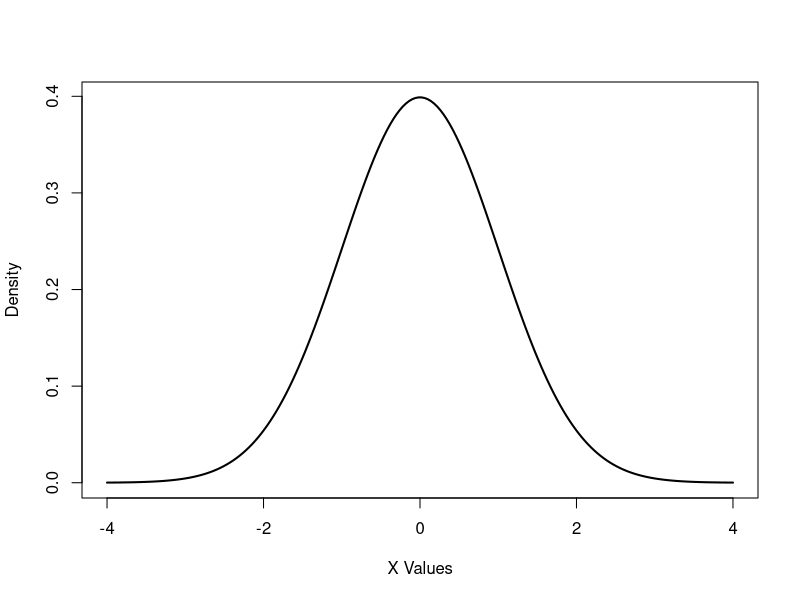
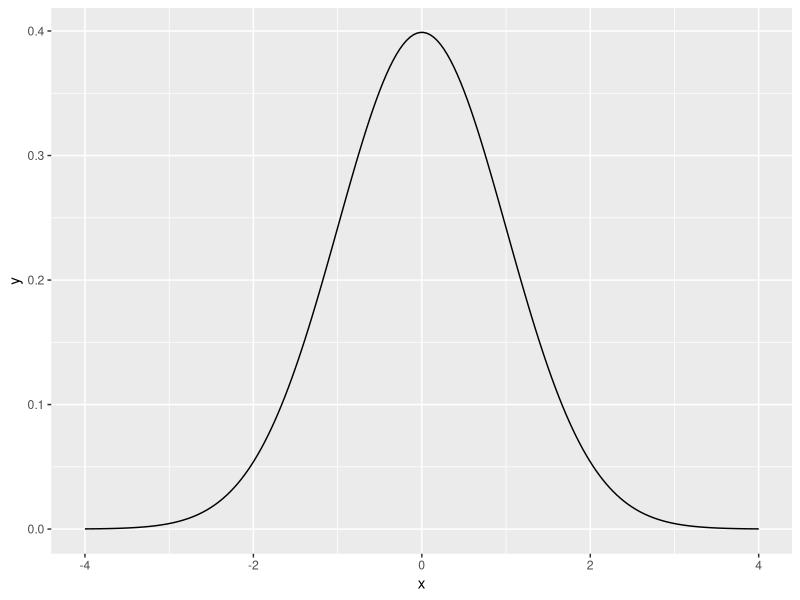
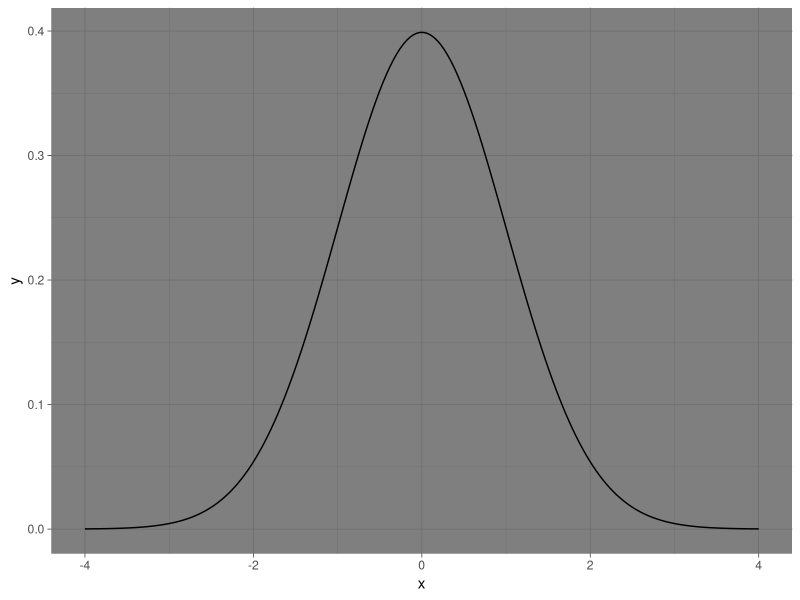
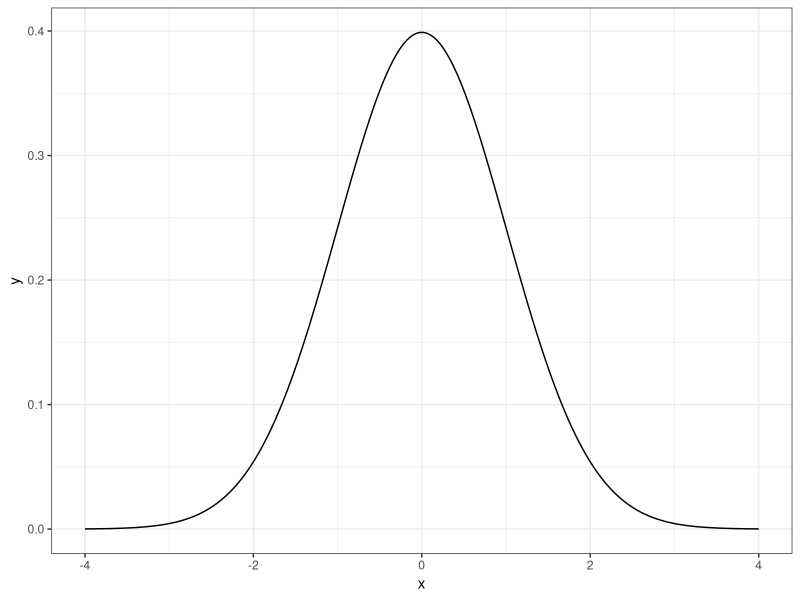
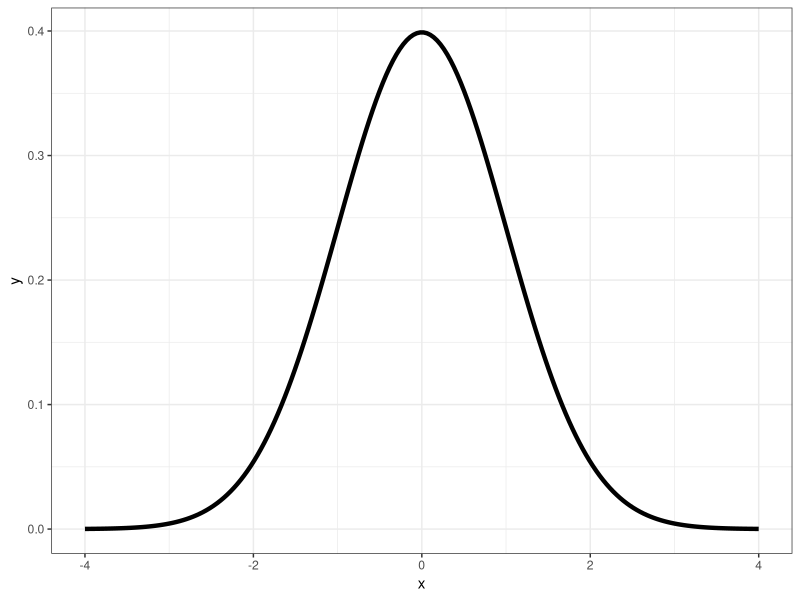
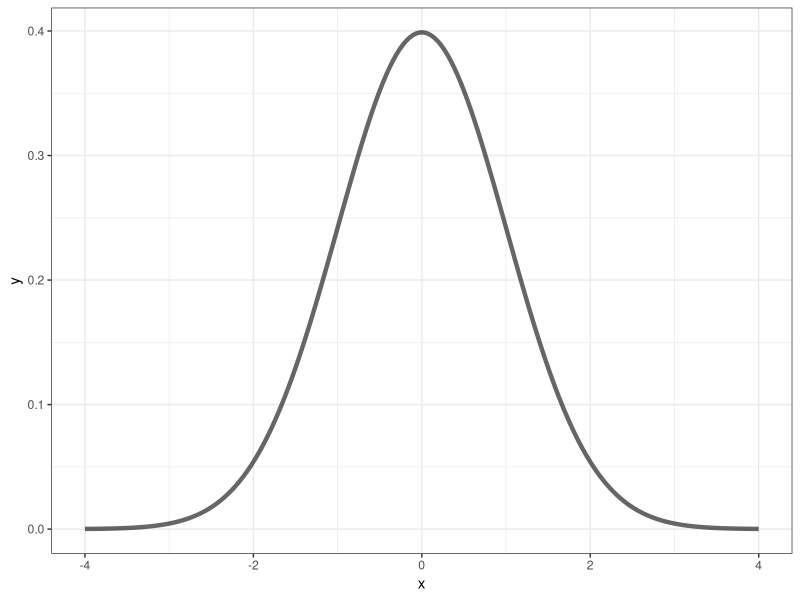
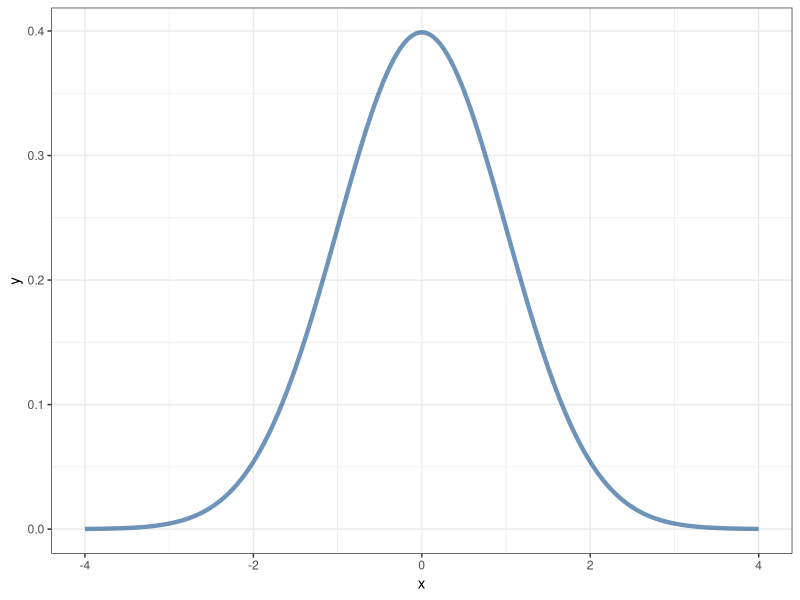
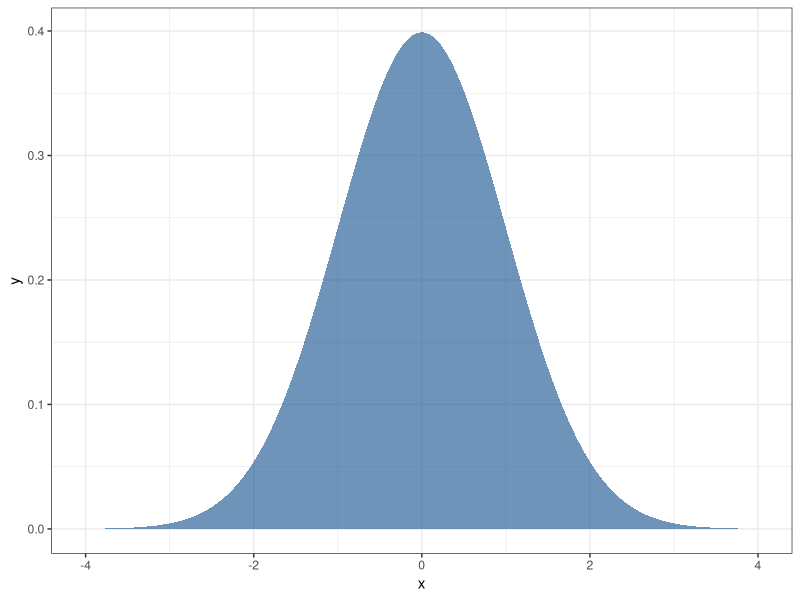

The R source for these figures, in order:
############################################
# CODE FOR DATA TYPES AND PROBABILITY      #
# DISTRIBUTIONS.                           #
############################################

#-----------------------------#
#     Normal Distribution     #
#-----------------------------#

#--- Generate the Data ---#
x = seq(from = -4, to = 4, length = 200)
y = dnorm(x, mean = 0, sd = 1)

#--- Plot in Base R ---#
plot(x, y, type = "l", lwd = 2, xlab = "X Values", ylab = "Density")

#--- Plot using ggplot2 ---#
# Load library (only need to do once per R session)
library(ggplot2)

# Combine data into data frame
data = as.data.frame(cbind(x, y))

# plot
ggplot(data) +
  geom_line(aes(x = x, y = y))

# dark theme
ggplot(data) +
  theme_dark() +
  geom_line(aes(x = x, y = y))

# bw theme
ggplot(data) +
  theme_bw() +
  geom_line(aes(x = x, y = y))

# Make line thicker
ggplot(data) +
  theme_bw() + 
  geom_line(aes(x = x, y = y), size = 1.5)

# Make line opaque
ggplot(data) +
  theme_bw() + 
  geom_line(aes(x = x, y = y), size = 1.5, alpha = 0.6)

# Change colour of line
ggplot(data) +
  theme_bw() + 
  geom_line(aes(x = x, y = y), colour = "dodgerblue4", size = 1.5, alpha = 0.6)

# Make area plot
ggplot(data) +
  theme_bw() + 
  geom_area(aes(x = x, y = y), fill = "dodgerblue4", alpha = 0.6)


#-------------------------#
#  Uniform distribution   #
#-------------------------#

#--- Generate the data ---#
x = seq(from = -4, to = 4, length = 200)
y = dunif(x, min = -4, max = 4)

#--- Organize the data ---#
data = as.data.frame(cbind(x, y))

#--- Plot the data ---#
ggplot(data) +
  theme_bw() + 
  geom_line(aes(x = x, y = y), colour = "dodgerblue4", size = 1.5, alpha = 0.6)


#------------------------#
#  Cauchy Distribution   #
#------------------------#

#--- Generate the data ---#
x = seq(from = -4, to = 4, length = 200)
y = dcauchy(x, location = 0, scale = 1)

#--- Organize and plot the data ---#
data = as.data.frame(cbind(x, y))

ggplot(data) +
  theme_bw() + 
  geom_area(aes(x = x, y = y), fill = "dodgerblue4", alpha = 0.6)


#------------------------#
#  Beta Distribution     #
#------------------------#

#--- Generate the data ---#
x = seq(from = 0, to = 1, length = 200)
y = dbeta(x, shape1 = 2, shape2 = 3)

#--- Organize and plot the data ---#
data = as.data.frame(cbind(x, y))

ggplot(data) +
  theme_bw() + 
  geom_area(aes(x = x, y = y), fill = "dodgerblue4", alpha = 0.6)


#-----------------------------#
#  Exponential Distribution   #
#-----------------------------#

#--- Generate the data ---#
x = seq(from = 0, to = 20, length = 200)
y = dexp(x, rate = 0.5)

#--- Organize and plot the data ---#
data = as.data.frame(cbind(x, y))

ggplot(data) +
  theme_bw() + 
  geom_area(aes(x = x, y = y), fill = "dodgerblue4", alpha = 0.6)


#-----------------------------#
#  Binomial Distribution     #
#-----------------------------#

#--- Generate the data ---#
x = 1:50
y = dbinom(x, size = 50, prob = 0.5)

#--- Organize and plot the data ---#
data = as.data.frame(cbind(x, y))

ggplot(data) +
  theme_bw() + 
  geom_col(aes(x = x, y = y), fill = "dodgerblue4", alpha = 0.6)

#--- Make the width of the bars a little less ---#
ggplot(data) +
  theme_bw() + 
  geom_col(aes(x = x, y = y), fill = "dodgerblue4", alpha = 0.6, width = 0.3)


#-----------------------------#
#   Poisson Distribution      #
#-----------------------------#

#--- Generate the data ---#
x = seq(from = 0, to = 20, by = 1)
y = dpois(x, lambda = 4)

#--- Organize and plot the data ---#
data = as.data.frame(cbind(x, y))

ggplot(data) +
  theme_bw() + 
  geom_col(aes(x = x, y = y), fill = "dodgerblue4", alpha = 0.6, width = 0.3)
